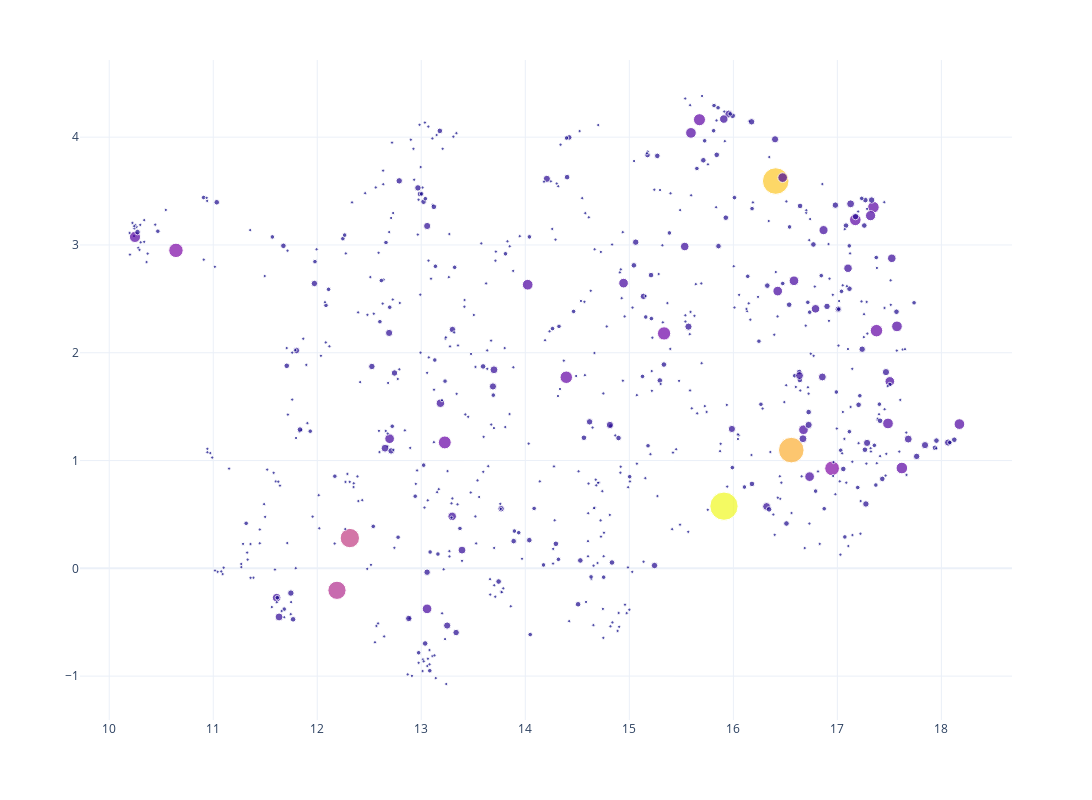

Notebook code cell kept with this figure:
### Code cell
import umap
from sklearn.preprocessing import StandardScaler
reducer = umap.UMAP(n_neighbors=10, min_dist=0.05)

import plotly.express as px
projections = reducer.fit_transform(StandardScaler().fit_transform(_arraify(wdf, 'vec')))
fig = px.scatter(
    projections, 
    x=0, y=1,
    size=wdf['freqs'], 
    color=wdf['freqs'],
    width=1400, height=800,
    hover_data={'words': wdf['words']},
    labels={'0': '', '1': ''}
    #labels={'color': 'EU attachment'}
)
fig.update_layout(
    template='plotly_white'
)
fig.update(layout_coloraxis_showscale=False)
fig.update_traces(hovertemplate="%{customdata[0]}")
fig.write_html("words_space.html")
fig.show()

### Figure 1 — Plotly figure (JSON) as saved in the notebook; plotly's stock layout.template omitted (floating-point values rounded to 4 significant figures; data arrays with more than 128 entries replaced by an {"elided": "..."} marker saying what was removed)
{"data": [{"customdata": {"elided": "726x1 str values"}, "hovertemplate": "%{customdata[0]}", "legendgroup": "", "marker": {"color": {"elided": "726 int values"}, "coloraxis": "coloraxis", "size": {"elided": "726 int values"}, "sizemode": "area", "sizeref": 0.1925, "symbol": "circle"}, "mode": "markers", "name": "", "orientation": "v", "showlegend": false, "type": "scatter", "x": {"elided": "726 float values"}, "xaxis": "x", "y": {"elided": "726 float values"}, "yaxis": "y"}], "layout": {"coloraxis": {"colorbar": {"title": {"text": "color"}}, "colorscale": [[0, "#0d0887"], [0.1111, "#46039f"], [0.2222, "#7201a8"], [0.3333, "#9c179e"], [0.4444, "#bd3786"], [0.5556, "#d8576b"], [0.6667, "#ed7953"], [0.7778, "#fb9f3a"], [0.8889, "#fdca26"], [1, "#f0f921"]], "showscale": false}, "height": 800, "legend": {"itemsizing": "constant", "tracegroupgap": 0}, "margin": {"t": 60}, "width": 1400, "xaxis": {"anchor": "y", "domain": [0, 1], "title": {"text": ""}}, "yaxis": {"anchor": "x", "domain": [0, 1], "title": {"text": ""}}}}
